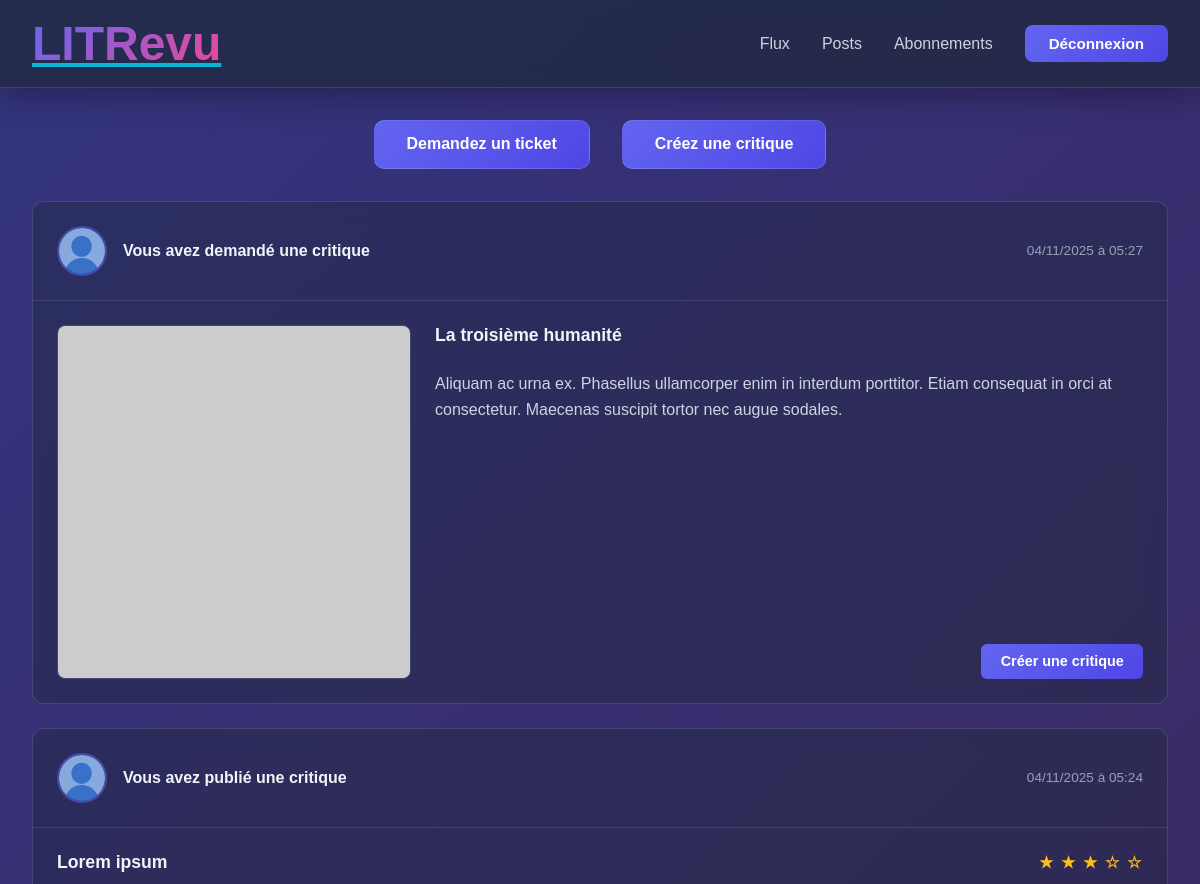
Page /reviews/ (signed in, upper part) on the earlier database version.
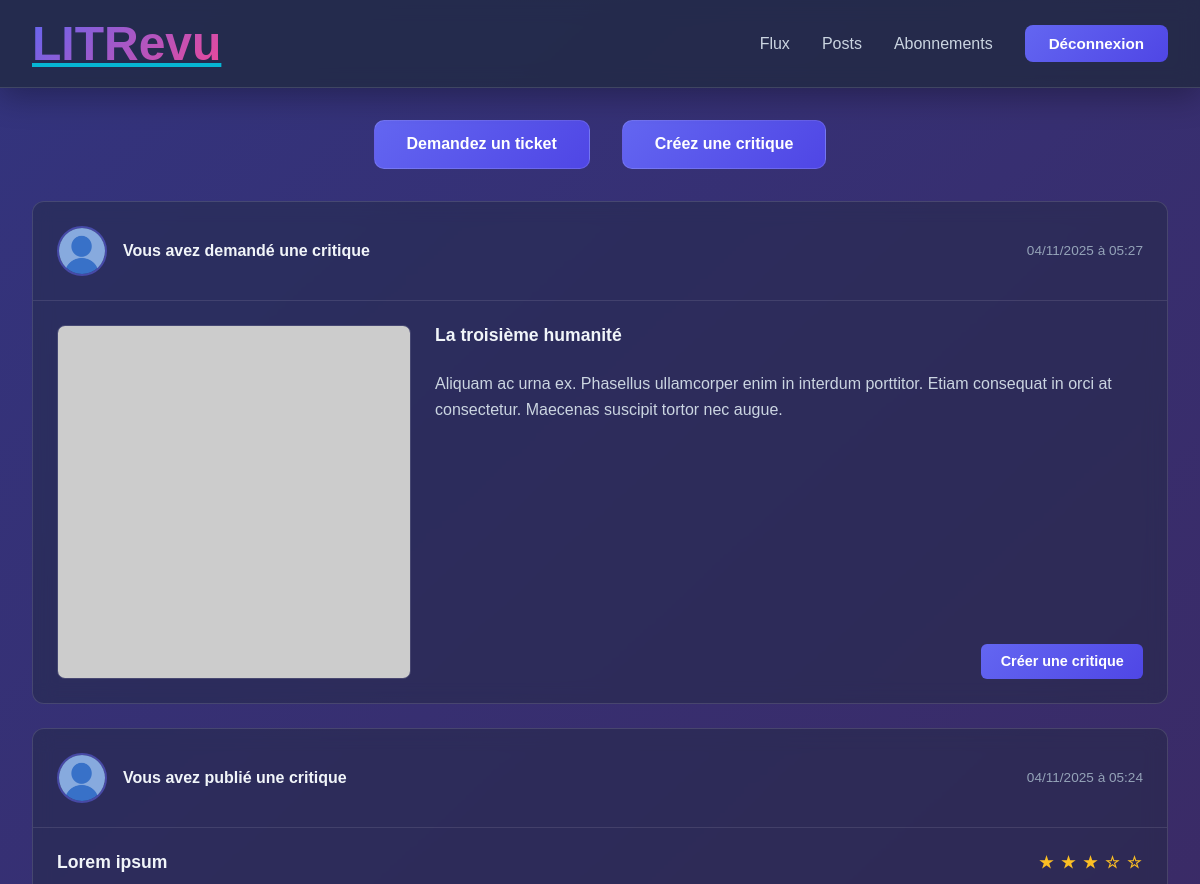
Same page on the later database version.
### reviews/models.py (models this page shows, shortened)
class Ticket(models.Model):
    title = models.CharField(max_length=128)
    description = models.TextField(max_length=2048)
    user = models.ForeignKey(
        settings.AUTH_USER_MODEL,
        on_delete=models.CASCADE
    )
    image = models.ImageField(upload_to="tickets/", null=True, blank=True)
    time_created = models.DateTimeField(auto_now_add=True)

### reviews/views.py (the view)
# urls.py: path("", FeedView.as_view(), name='feed'),
class FeedView(TemplateView):
    template_name = 'reviews/feed.html'
    def get_context_data(self, **kwargs):
        context = super().get_context_data(**kwargs)
        following_users = UserFollow.objects.filter(user=self.request.user) \
            .values_list('following_user', flat=True)
        blocked_me = UserBlocked.objects.filter(
            blocked_user=self.request.user).values_list('user', flat=True)
        users_to_include = list(following_users) + [self.request.user.id]
        tickets = (
            Ticket.objects
            .filter(user__in=users_to_include)
            .exclude(user__in=blocked_me)
            .annotate(content_type=Value("ticket", CharField()))
        )
        reviews_from_users = Review.objects.filter(user__in=users_to_include)
        reviews_on_our_tickets = Review.objects.filter(
            ticket__user__in=users_to_include)
        reviews = (reviews_from_users | reviews_on_our_tickets).annotate(
            content_type=Value("review", CharField())) \
            .exclude(user__in=blocked_me) \
            .distinct()
        posts = sorted(
            chain(tickets, reviews),
            key=attrgetter('time_created'),
            reverse=True
        )
        reviewed_ticket_ids = Review.objects.values_list('ticket_id', flat=True)
        context['blocked_me'] = blocked_me
        context['reviewed_ticket_ids'] = reviewed_ticket_ids
        context['list_posts'] = posts
        return context

### reviews/templates/reviews/feed.html (shortened to what this page needs)
{% extends 'base.html' %}
{% load static %}
{% block extra_css %}
    <link rel="stylesheet" href="{% static 'reviews/css/feed.css' %}">
{% endblock %}
{% block content %}
<div class="button-head">
    <a href="{% url 'reviews:ticket_create' %}">Demandez un ticket</a>
    <a href="{% url 'reviews:review_create' %}">Créez une critique</a>
</div>
<div class="posts">
    {% for post in list_posts %}
        <div class="post-container">
            {% if post.content_type == 'ticket' %}
                    <div class="post-header">
                        {% if post.user.profile_picture %}
                            <img src="{{ post.user.profile_picture }}" alt="photo {{ post.user.username}}">
                        {% else %}
                            <img src="{% static 'pictures/default_pictures/default.png' %}" alt="photo {{ followed_user.username }}">
                        {% endif %}
                        <h2>
                            {% if post.user == request.user %}
                                Vous avez demandé une critique
                            {% else %}
                                {{ post.user.username }} a demandé une critique
                            {% endif %}
                        </h2>
                        <small> {{ post.time_created|date:"d/m/Y à H:i" }}</small>
                    </div>
                    <div class="post-content ticket">
                        {% if post.image %}
                            <img src="{{ post.image.url }}" alt="Couverture {{ post.title }}">
                        {% else %}
                            <img src="https://picsum.photos/seed/{{ post.id }}/600/400" alt="Couverture {{ post.title }}">
                        {% endif %}
                        <div>
                            <h3>{{ post.title}}</h3>
                            <p>{{ post.description }}</p>
                            {% if  post.id not in reviewed_ticket_ids %}
                                <a href="{% url 'reviews:review_create_for_ticket' post.id %}">Créer une critique</a>
                            {% elif  post.user in blocked_me%}
                                <a>bloqué</a>
                            {% endif %}
                        </div>
                    </div>
            {% endif %}
            {% if post.content_type == 'review' %}
                <div class="post-header">
                        {% if post.user.profile_picture %}
                            <img src="{{ post.user.profile_picture }}" alt="photo {{ post.user.username}}">
                        {% else %}
                            <img src="{% static 'pictures/default_pictures/default.png' %}" alt="photo {{ followed_user.username }}">
                        {% endif %}
                        <h2>
                            {% if post.user == request.user %}
                                Vous avez publié une critique
                            {% else %}
                                {{ post.user.username }} a publié une critique
                            {% endif %}
                        </h2>
                        <small> {{ post.time_created|date:"d/m/Y à H:i" }}</small>
                    </div>
                    <div class="post-content">
                        <h3>{{ post.headline }}
                            <span>
                                {% for i in "12345" %}
                                    {% if forloop.counter <= post.rating %}★{% else %}☆{% endif %}
                                {% endfor %}
                            </span>
                        </h3>
                    </div>
            {% endif %}
        </div>
    {% empty %}
        <div class="no-posts">
            <p>Aucun post dans votre flux.</p>
            <p>Commencez par <a href="{% url 'reviews:follow' %}">suivre des utilisateurs</a> !</p>
        </div>
    {% endfor %}
</div>
{% endblock %}

Differences in the rows shown:
changed Ticket "La troisième humanité": description "Aliquam ac urna ex. Phasellus ullamcorper enim in interdum porttitor. Etiam consequat in orci at consectetur. Maecenas suscipit tortor nec augue sodales." → "Aliquam ac urna ex. Phasellus ullamcorper enim in interdum porttitor. Etiam consequat in orci at consectetur. Maecenas suscipit tortor nec augue."
